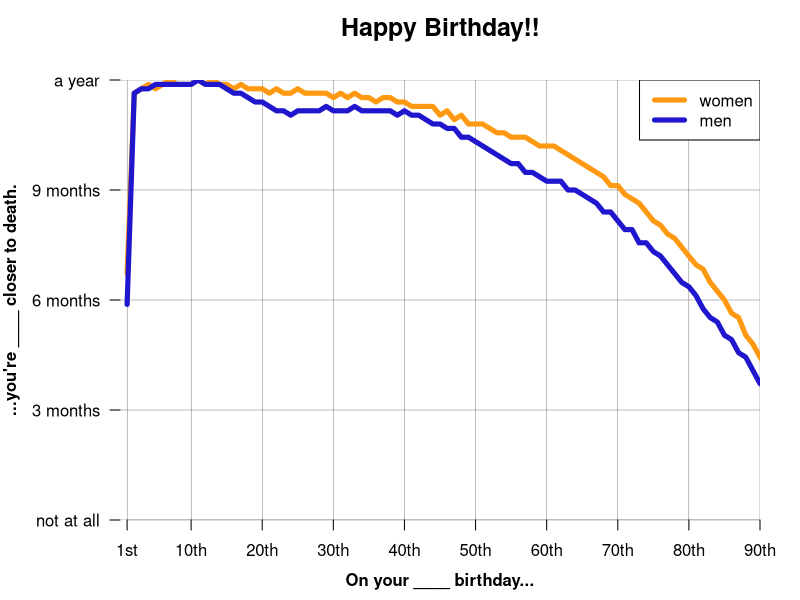

The R script that drew this image:
options(stringsAsFactors=FALSE)

male_color = '#2016CE'
female_color = '#FF9912'

life = read.table('us_actuarial_life_table_2011.tsv',sep='\t',header=TRUE) # http://web.archive.org/web/20160215194115/https://www.ssa.gov/oact/STATS/table4c6.html

life$last_female_le = 0.0
life$last_female_le[2:120] = life$female_le[1:119]

life$last_male_le = 0.0
life$last_male_le[2:120] = life$male_le[1:119]

life$female_closer = life$last_female_le - life$female_le
life$male_closer = life$last_male_le - life$male_le

png('~/d/j/cureffi/media/2016/02/happy_birthday.png',width=800,height=500,res=100)
par(mar=c(4,6,4,2))
plot(NA,NA,xlim=c(0,90),ylim=c(0,1),xaxs='i',yaxs='i',ann=FALSE,axes=FALSE)
abline(v=c(1,(1:9)*10),lwd=.25)
abline(h=(0:4)/4,lwd=.25)
axis(side=1, at=c(1,(1:9)*10), labels=c('1st',paste((1:9)*10,'th',sep='')), lwd=.25, lwd.ticks=1)
axis(side=2, at=(0:4)/4, labels=c('not at all','3 months','6 months','9 months','a year'), lwd=0, lwd.ticks=1, las=2)
points(life$age[2:120], life$female_closer[2:120], col=female_color, type='l', lwd=5)
points(life$age[2:120], life$male_closer[2:120], col=male_color, type='l', lwd=5)
legend('topright', c('women','men'), col=c(female_color,male_color), lwd=5, bg='white')
mtext(side=3, line=2, text='Happy Birthday!!', font=2, cex=1.5)
mtext(side=1, line=2.5, text='On your ____ birthday...', font=2)
mtext(side=2, line=5, text="...you're ____ closer to death.", font=2)
dev.off()

